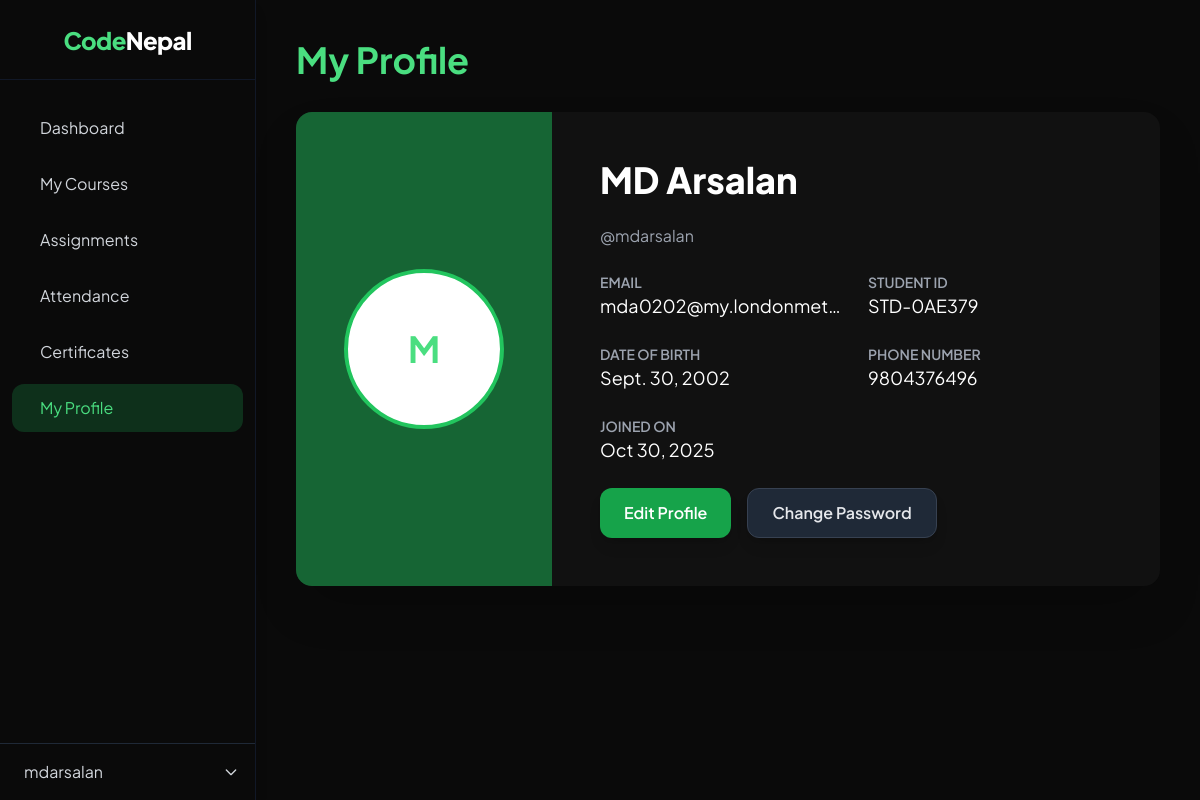
The page /students/profile/ (signed in) on the database its author committed.
### users/models.py (models this page shows, shortened)
class User(AbstractUser):
    ROLE_CHOICES = (
        ('student', 'Student'),
        ('mentor', 'Mentor'),
        ('admin', 'Admin'),
    )
    role = models.CharField(max_length=10, choices=ROLE_CHOICES, default='student')

### students/models.py (models this page shows, shortened)
class StudentProfile(models.Model):
    user = models.OneToOneField(settings.AUTH_USER_MODEL, on_delete=models.CASCADE, related_name='student_profile')
    student_id = models.CharField(max_length=20, unique=True, default='', editable=False)
    date_of_birth = models.DateField(null=True, blank=True)
    phone_number = models.CharField(max_length=20, blank=True)
    joined_on = models.DateTimeField(auto_now_add=True)

### students/views.py (the view)
# urls.py: path('profile/', views.student_profile_view, name='student_profile'),
@login_required
def student_profile_view(request):
    profile = get_object_or_404(StudentProfile, user=request.user)
    context = {
        'profile': profile
    }
    return render(request, 'students/student_profile.html', context)

### templates/students/student_profile.html (shortened to what this page needs)
{% extends "base.html" %}
{% load static %}
{% block content %}
<section class="min-h-screen bg-[#0a0a0a] text-white flex">
  <div class="hidden md:block w-64 fixed h-full">
    {% include "includes/dashboard_nav.html" %}
  </div>
  <div class="flex-1 md:ml-64 p-6 sm:p-10">
    <h1 class="text-3xl md:text-4xl font-bold text-green-400 mb-8">My Profile</h1>
    <div class="bg-[#111111] backdrop-blur-md rounded-2xl shadow-2xl mx-auto flex flex-col md:flex-row overflow-hidden transition-transform hover:scale-[1.02] duration-300">
      <div class="flex-shrink-0 bg-green-800 flex items-center justify-center p-8 md:p-12">
        {% if profile.user.profile.avatar and profile.user.profile.avatar.url %}
          <img src="{{ profile.user.profile.avatar.url }}" alt="{{ profile.user.get_full_name }}"
               class="w-32 h-32 md:w-40 md:h-40 rounded-full border-4 border-white object-cover">
        {% else %}
          <div class="w-32 h-32 md:w-40 md:h-40 rounded-full bg-white border-4 border-green-500 flex items-center justify-center text-4xl font-bold text-green-400">
            {{ profile.user.get_full_name|slice:":1" }}
          </div>
        {% endif %}
      </div>
      <div class="flex-1 p-6 md:p-12 space-y-6">
        <h2 class="text-3xl md:text-4xl font-extrabold text-green-40">{{ profile.user.get_full_name }}</h2>
        <p class="text-gray-400">@{{ profile.user.username }}</p>
        <div class="grid grid-cols-1 sm:grid-cols-2 gap-6 mt-6">
          <div>
            <h3 class="text-gray-400 text-sm font-semibold uppercase">Email</h3>
            <p class="text-white text-lg truncate">{{ profile.user.email }}</p>
          </div>
          <div>
            <h3 class="text-gray-400 text-sm font-semibold uppercase">Student ID</h3>
            <p class="text-white text-lg">{{ profile.student_id }}</p>
          </div>
          <div>
            <h3 class="text-gray-400 text-sm font-semibold uppercase">Date of Birth</h3>
            <p class="text-white text-lg">{{ profile.date_of_birth|default:"N/A" }}</p>
          </div>
          <div>
            <h3 class="text-gray-400 text-sm font-semibold uppercase">Phone Number</h3>
            <p class="text-white text-lg">{{ profile.phone_number|default:"N/A" }}</p>
          </div>
          <div class="sm:col-span-2">
            <h3 class="text-gray-400 text-sm font-semibold uppercase">Joined On</h3>
            <p class="text-white text-lg">{{ profile.joined_on|date:"M d, Y" }}</p>
          </div>
        </div>
        <div class="mt-8 flex flex-wrap gap-4">
          <a href="{% url 'edit_student_profile' %}"
             class="inline-flex items-center justify-center gap-2 bg-green-600 hover:bg-green-700 text-white font-semibold px-6 py-3 rounded-xl shadow-lg transition-all duration-300 hover:shadow-green-500/40">
            Edit Profile
          </a>
          <a href="{% url 'change_password' %}"
             class="inline-flex items-center justify-center gap-2 bg-gray-800 hover:bg-gray-700 text-gray-200 font-semibold px-6 py-3 rounded-xl shadow-lg border border-gray-700 transition-all duration-300 hover:text-white">
            Change Password
          </a>
        </div>
      </div>
    </div>
  </div>
</section>
{% endblock %}

### templates/includes/dashboard_nav.html (shortened to what this page needs)
<aside
  id="sidebar"
  class="fixed top-0 left-0 h-full w-64 bg-[#0a0a0a] border-r border-gray-900 flex flex-col transition-transform duration-300 shadow-lg -translate-x-full lg:translate-x-0 z-40"
>
  <div class="flex items-center justify-center h-20 border-b border-gray-900 bg-[#0a0a0a]">
    <a href="{% url 'student_dashboard' %}" class="text-green-400 text-2xl font-extrabold tracking-tight flex items-center space-x-2 hover:text-green-500 transition duration-200">
      Code<span class="text-white">Nepal</span>
    </a>
  </div>
<nav class="flex-1 mt-6 px-3 space-y-2">
  <a href="{% url 'student_dashboard' %}"
     class="flex items-center px-4 py-3 rounded-xl transition duration-200
            {% if request.resolver_match.url_name == 'student_dashboard' %}
              bg-green-500/20 text-green-400
            {% else %}
              text-gray-300 hover:bg-green-700/20 hover:text-green-400
            {% endif %}">
     Dashboard
  </a>
  <a href="{% url 'my_learning' %}"
     class="flex items-center px-4 py-3 rounded-xl transition duration-200
            {% if request.resolver_match.url_name == 'my_learning' %}
              bg-green-500/20 text-green-400
            {% else %}
              text-gray-300 hover:bg-green-700/20 hover:text-green-400
            {% endif %}">
     My Courses
  </a>
  <a href="{% url 'assignments:student_assignments' %}"
     class="flex items-center px-4 py-3 rounded-xl transition duration-200
            {% if request.resolver_match.url_name == 'student_assignments' %}
              bg-green-500/20 text-green-400
            {% else %}
              text-gray-300 hover:bg-green-700/20 hover:text-green-400
            {% endif %}">
     Assignments
  </a>
  <a href="{% url 'attendence:student_attendance' %}"
     class="flex items-center px-4 py-3 rounded-xl transition duration-200
            {% if request.resolver_match.url_name == 'student_attendance' %}
              bg-green-500/20 text-green-400
            {% else %}
              text-gray-300 hover:bg-green-700/20 hover:text-green-400
            {% endif %}">
     Attendance
  </a>
  <a href="{% url 'student_certificates' %}"
     class="flex items-center px-4 py-3 rounded-xl transition duration-200
            {% if request.resolver_match.url_name == 'student_certificates' %}
              bg-green-500/20 text-green-400
            {% else %}
              text-gray-300 hover:bg-green-700/20 hover:text-green-400
            {% endif %}">
     Certificates
  </a>
  <a href="{% url 'student_profile' %}"
     class="flex items-center px-4 py-3 rounded-xl transition duration-200
            {% if request.resolver_match.url_name == 'student_profile' %}
              bg-green-500/20 text-green-400
            {% else %}
              text-gray-300 hover:bg-green-700/20 hover:text-green-400
            {% endif %}">
     My Profile
  </a>
</nav>
  <div class="border-t border-gray-800 p-4">
    <div class="relative">
      <button id="profileBtn" class="flex items-center justify-between w-full text-gray-300 hover:text-green-400 transition duration-200">
        <span class="flex items-center space-x-2">
          <span>{{ request.user.username }}</span>
        </span>
        <svg class="w-4 h-4 transform transition-transform duration-200" id="dropdownIcon"
             fill="none" stroke="currentColor" stroke-width="2" viewBox="0 0 24 24">
          <path stroke-linecap="round" stroke-linejoin="round" d="M19 9l-7 7-7-7" />
        </svg>
      </button>
    </div>
  </div>
</aside>

### templates/base.html (style rules this page uses)
body { font-family: "Plus Jakarta Sans", sans-serif; background-color: #0a0a0a; color: #d1d5db; scroll-behavior: smooth; }

### rows shown on the page
User: user.username "mdarsalan"
StudentProfile: user.get_full_name "M", user.get_full_name "MD Arsalan", user.username "mdarsalan", user.email "mda0202@my.londonmet…", student_id "STD-0AE379", date_of_birth "Sept. 30, 2002", phone_number "9804376496", joined_on "Oct 30, 2025"
